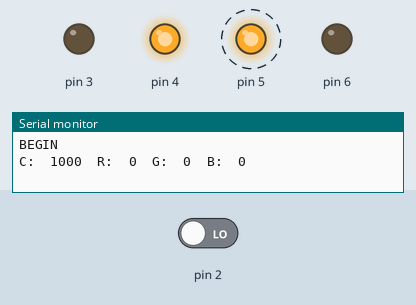
Recording of a sketch running on a simulated Arduino Uno, built with avr-gcc and run on an emulated ATmega328P. Shown: output pins drawn as LEDs (lit = HIGH), the last lines printed to the serial monitor. Dashed ring = blinking. The test bench sets the inputs (shaded band); at power-on: pin 2 LOW.

Above: at 0.5 s.
At 2.5 s:
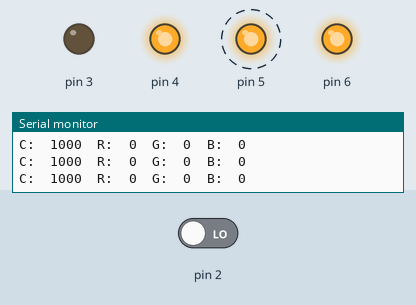
Timing chart, 0 to 5.2 s (numbered marks = the images above):
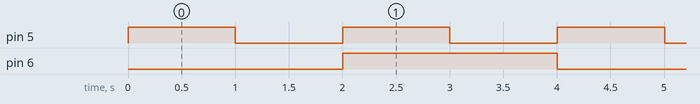

The sketch:

Colo_recognition_sensor.ino
```cpp
#include <TCS3200.h>

uint8_t RGBvalue[3];

TCS3200 colSens;

void setup()
{
  Serial.begin(9600);
  Serial.println("BEGIN");
  colSens.begin();
}

void loop()
{
  colSens.loop();
  colSens.getRGB (RGBvalue);
  //colSens.getRGBtoMaxCorrection (RGBvalue);

    Serial.print("C:\t"); Serial.print(1000);
      Serial.print("\tR:\t"); Serial.print(RGBvalue[0]);
      Serial.print("\tG:\t"); Serial.print(RGBvalue[1]);
      Serial.print("\tB:\t"); Serial.print(RGBvalue[2]);
      Serial.print("\t");
      Serial.println();
      delay (1000);
}
```

Measured:
- by itself, pin 5: alternates HIGH for 1.0 s and LOW for 1.0 s
- by itself, pin 6: alternates HIGH for 2.0 s and LOW for 2.0 s
- by itself, everything shown: repeats every 4.0 s, in 4 steps
